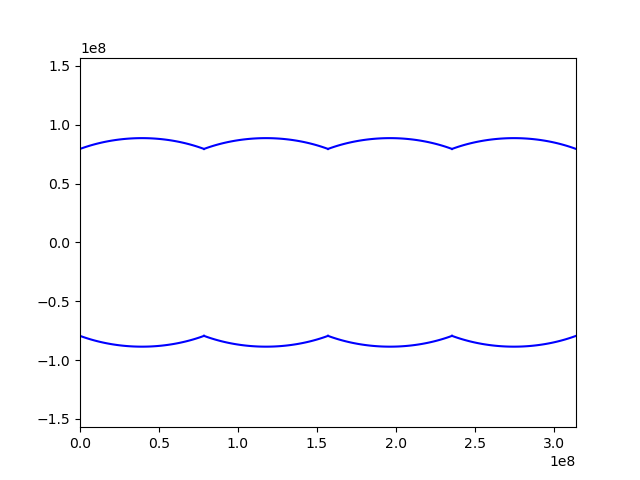

Source code (Python):
import numpy as np
import matplotlib.pyplot as plt
import os

os.system("clear")

class Point:
    def __init__(self, x: float, y: float) -> None:
        self.x = x
        self.y = y

    def __eq__(self, other) -> bool:
        if not isinstance(other, Point):
            raise TypeError(f"unsupported operand type(s) for ==: 'Point' and '{other.__class__.__name__}'")
        return (self.x == other.x) and (self.y == other.y)

    def __add__(self, other):
        if not isinstance(other, Point):
            raise TypeError(f"unsupported operand type(s) for +:'Point' and '{other.__class__.__name__}'")
        return Point(self.x + other.x, self.y + other.y)
    
    def __truediv__(self, other):
        return Point(self.x / other, self.y / other)

    def __div__(self, other):
        return Point(self.x / other, self.y / other)
    
    def __sub__(self, other):
        if not isinstance(other, Point):
            raise TypeError(f"unsupported operand type(s) for +:'Point' and '{other.__class__.__name__}'")
        return Point(self.x - other.x, self.y - other.y)
    
    def __pow__(self, pow):
        return Point(self.x**pow , self.y**pow)

    def __hash__(self) -> int:
        return hash((self.x, self.y))

    def __lt__(self, other) -> bool:
        if not isinstance(other, Point):
            raise TypeError(f"unsupported operand type(s) for <:'Point' and '{other.__class__.__name__}'")
        return (self.x < other.x) and (self.y < other.y)

    def __gt__(self, other) -> bool:
        if not isinstance(other, Point):
            raise TypeError(f"unsupported operand type(s) for >:'Point' and '{other.__class__.__name__}'")
        return (self.x > other.x) and (self.y > other.y)

    def __le__(self, other) -> bool:
        if not isinstance(other, Point):
            raise TypeError(f"unsupported operand type(s) for <:'Point' and '{other.__class__.__name__}'")
        return (self < other) or (self.x == other.x and self.y < other.y) or (self.y == other.y and self.x < other.x)

    def __ge__(self, other) -> bool:
        if not isinstance(other, Point):
            raise TypeError(f"unsupported operand type(s) for >:'Point' and '{other.__class__.__name__}'")
        return (self > other) or (self.x == other.x and self.y > other.y) or (self.y == other.y and self.x > other.x)

    def _sum(self) -> float:
        return self.x + self.y
    
    def distance(self, other):
        if not isinstance(other, Point):
            raise TypeError(f"unsupported operand type(s) for +:'Point' and '{other.__class__.__name__}'")
        return np.sqrt(((other - self)**2)._sum())

    @classmethod
    def zero(cls):
        return cls(0, 0)

a1 = (2 * 1e-8)
a2 = (4 * 1e-8)
b1 = (np.pi) / a1
b2 = (np.pi) / a2

radius = (np.sqrt(np.pi / 4) * 10**8)

def circumference(x, c: Point = Point.zero(), r: float = radius) -> float:
    return c.y + np.sqrt(r**2 - (x - c.x)**2)

### PRIMERA ZONA
centers = [(i/2) * b2 for i in range(8) if i % 2 != 0]

spaces = [np.linspace(i*b2, (i + 1)*b2, 100) for i in range(len(centers))]

for i, x in enumerate(spaces):
    plt.plot(x, circumference(x, c=Point(centers[i], 0)), 'b')
    plt.plot(x, -circumference(x, c=Point(centers[i], 0)), 'b')

plt.axis("equal")
plt.ylim(-b1, b1)
plt.xlim(0, 4*b2)
plt.savefig("./punto_1_d_primera_zona.png")

plt.close()


### SEGUNDA ZONA
spaces = [np.linspace((i - radius), (i + radius), 100) for i in centers]

for i, x in enumerate(spaces):
    plt.plot(x, circumference(x, c=Point(centers[i], 0)), 'r')
    plt.plot(x, -circumference(x, c=Point(centers[i], 0)), 'r')


plt.axis("equal")
plt.savefig("./punto_1_d_segunda_zona.png")

